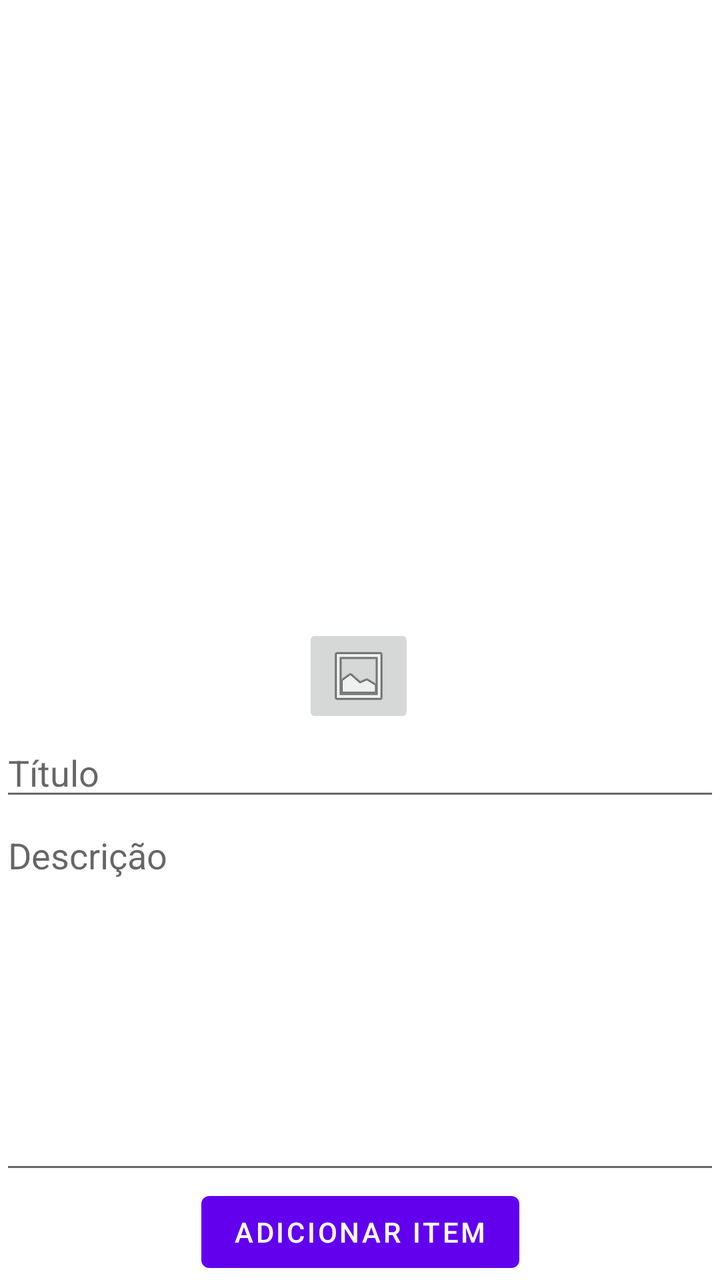
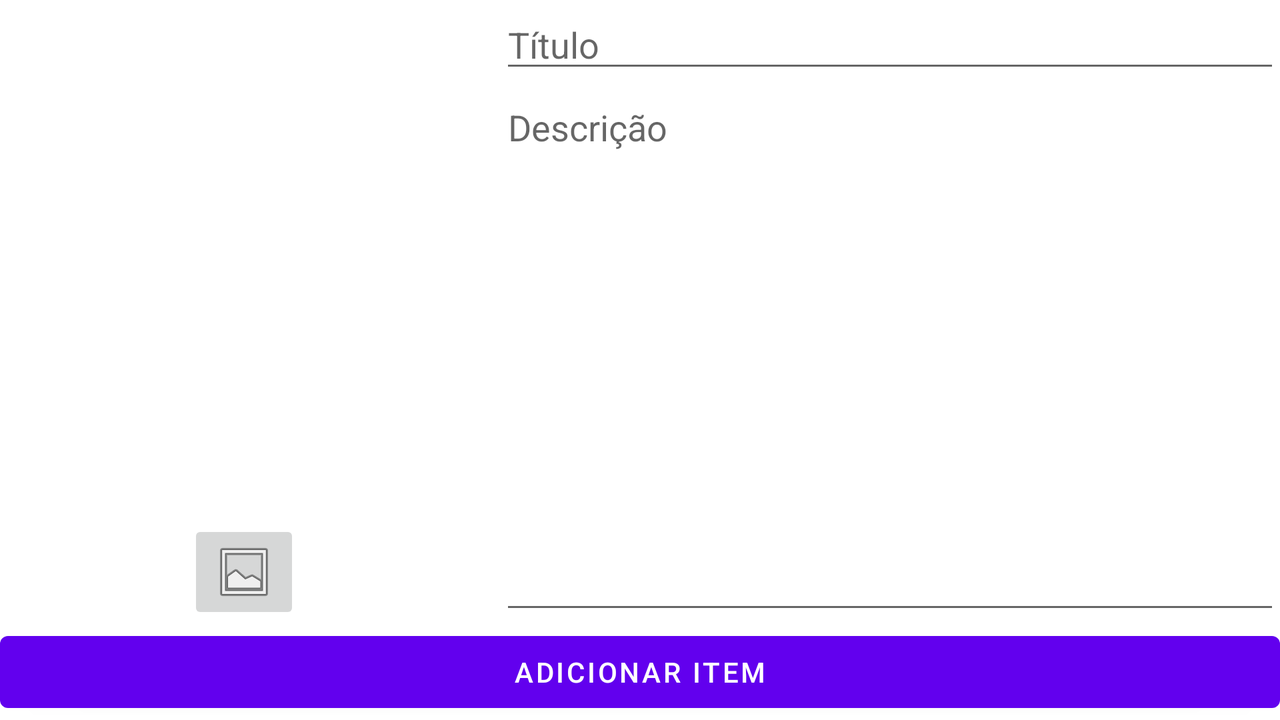

Compare how this app lays out the same screen by default and in its alternative resource folder. The renders come first, then the two layout files and the values they reference.
<!-- AndroidManifest.xml: application theme Theme.Galeria1 -->
<!-- res/layout/activity_new_item.xml -->
<?xml version="1.0" encoding="utf-8"?>
<androidx.constraintlayout.widget.ConstraintLayout xmlns:android="http://schemas.android.com/apk/res/android"
    xmlns:app="http://schemas.android.com/apk/res-auto"
    xmlns:tools="http://schemas.android.com/tools"
    android:layout_width="match_parent"
    android:layout_height="match_parent"
    tools:context=".activity.NewItemActivity">

    <ImageView
        android:id="@+id/imvPhotoPreview"
        android:layout_width="0dp"
        android:layout_height="300dp"
        android:layout_marginTop="8dp"
        app:layout_constraintEnd_toEndOf="parent"
        app:layout_constraintHorizontal_bias="0.0"
        app:layout_constraintStart_toStartOf="parent"
        app:layout_constraintTop_toTopOf="parent"
        tools:srcCompat="@tools:sample/avatars" />

    <ImageButton
        android:id="@+id/imbCI"
        android:layout_width="wrap_content"
        android:layout_height="wrap_content"
        android:layout_marginTop="4dp"
        app:layout_constraintEnd_toEndOf="parent"
        app:layout_constraintHorizontal_bias="0.498"
        app:layout_constraintStart_toStartOf="parent"
        app:layout_constraintTop_toBottomOf="@+id/imvPhotoPreview"
        app:srcCompat="@android:drawable/ic_menu_gallery" />

    <EditText
        android:id="@+id/etTitle"
        android:layout_width="0dp"
        android:layout_height="wrap_content"
        android:ems="10"
        android:hint="Título"
        android:inputType="textPersonName"
        app:layout_constraintEnd_toEndOf="parent"
        app:layout_constraintStart_toStartOf="parent"
        app:layout_constraintTop_toBottomOf="@+id/imbCI" />

    <EditText
        android:id="@+id/etDesc"
        android:layout_width="0dp"
        android:layout_height="0dp"
        android:ems="10"
        android:gravity="top"
        android:hint="Descrição"
        android:inputType="textPersonName"
        app:layout_constraintBottom_toTopOf="@+id/btnAddItem"
        app:layout_constraintEnd_toEndOf="parent"
        app:layout_constraintStart_toStartOf="parent"
        app:layout_constraintTop_toBottomOf="@+id/etTitle" />

    <Button
        android:id="@+id/btnAddItem"
        android:layout_width="wrap_content"
        android:layout_height="wrap_content"
        android:text="Adicionar item"
        app:layout_constraintBottom_toBottomOf="parent"
        app:layout_constraintEnd_toEndOf="parent"
        app:layout_constraintStart_toStartOf="parent" />

</androidx.constraintlayout.widget.ConstraintLayout>
<!-- resources referenced by this layout -->
<resources>
  <style name="Theme.Galeria1" parent="Theme.MaterialComponents.DayNight.DarkActionBar">
          
          <item name="colorPrimary">@color/purple_500</item>
          <item name="colorPrimaryVariant">@color/purple_700</item>
          <item name="colorOnPrimary">@color/white</item>
          
          <item name="colorSecondary">@color/teal_200</item>
          <item name="colorSecondaryVariant">@color/teal_700</item>
          <item name="colorOnSecondary">@color/black</item>
          
          <item name="android:statusBarColor">?attr/colorPrimaryVariant</item>
          
      </style>
</resources>
<!-- res/layout-land/activity_new_item.xml (the repository's variant of the layout above) -->
<!-- drawn on the phone turned sideways -->
<?xml version="1.0" encoding="utf-8"?>
<androidx.constraintlayout.widget.ConstraintLayout xmlns:android="http://schemas.android.com/apk/res/android"
    xmlns:app="http://schemas.android.com/apk/res-auto"
    xmlns:tools="http://schemas.android.com/tools"
    android:layout_width="match_parent"
    android:layout_height="match_parent"
    tools:context=".activity.activity.activity.activity.activity.NewItemActivity">

    <ImageView
        android:id="@+id/imvPhotoPreview"
        android:layout_width="234dp"
        android:layout_height="234dp"
        android:layout_marginStart="16dp"
        app:layout_constraintBottom_toTopOf="@+id/imbCI"
        app:layout_constraintStart_toStartOf="parent"
        app:layout_constraintTop_toTopOf="parent"
        app:layout_constraintVertical_bias="0.0"
        tools:srcCompat="@tools:sample/avatars" />

    <ImageButton
        android:id="@+id/imbCI"
        android:layout_width="wrap_content"
        android:layout_height="wrap_content"
        app:layout_constraintBottom_toTopOf="@+id/btnAddItem"
        app:layout_constraintEnd_toEndOf="parent"
        app:layout_constraintHorizontal_bias="0.161"
        app:layout_constraintStart_toStartOf="parent"
        app:srcCompat="@android:drawable/ic_menu_gallery" />

    <EditText
        android:id="@+id/etTitle"
        android:layout_width="0dp"
        android:layout_height="wrap_content"
        android:ems="10"
        android:hint="Título"
        android:inputType="textPersonName"
        app:layout_constraintEnd_toEndOf="parent"
        app:layout_constraintStart_toEndOf="@+id/imvPhotoPreview"
        app:layout_constraintTop_toTopOf="parent" />

    <EditText
        android:id="@+id/etDesc"
        android:layout_width="0dp"
        android:layout_height="0dp"
        android:ems="10"
        android:gravity="top"
        android:hint="Descrição"
        android:inputType="textPersonName"
        app:layout_constraintBottom_toTopOf="@+id/btnAddItem"
        app:layout_constraintEnd_toEndOf="parent"
        app:layout_constraintStart_toEndOf="@+id/imvPhotoPreview"
        app:layout_constraintTop_toBottomOf="@+id/etTitle" />

    <Button
        android:id="@+id/btnAddItem"
        android:layout_width="0dp"
        android:layout_height="wrap_content"
        android:text="Adicionar item"
        app:layout_constraintBottom_toBottomOf="parent"
        app:layout_constraintEnd_toEndOf="parent"
        app:layout_constraintStart_toStartOf="parent" />

</androidx.constraintlayout.widget.ConstraintLayout>
